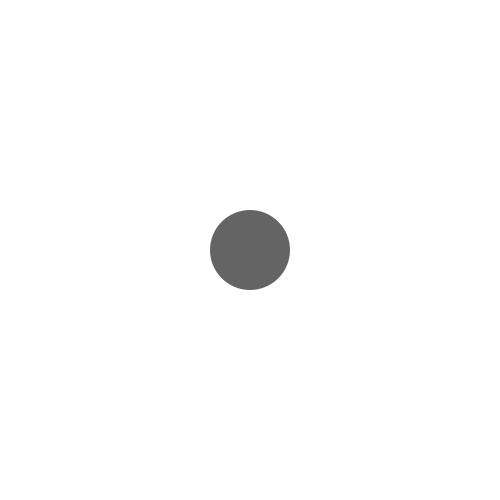
Frame 1 (no input)
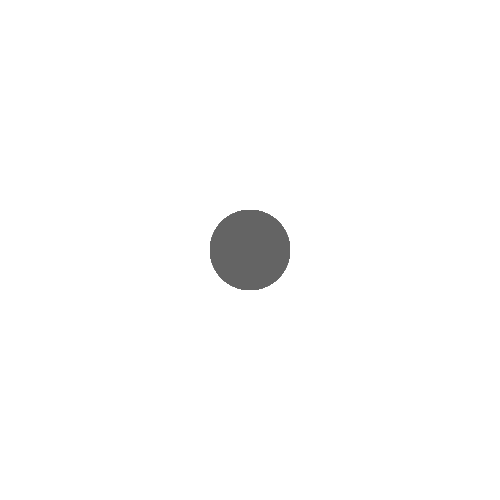
Frame 60 (the mouse pressed at the canvas centre just before this capture)
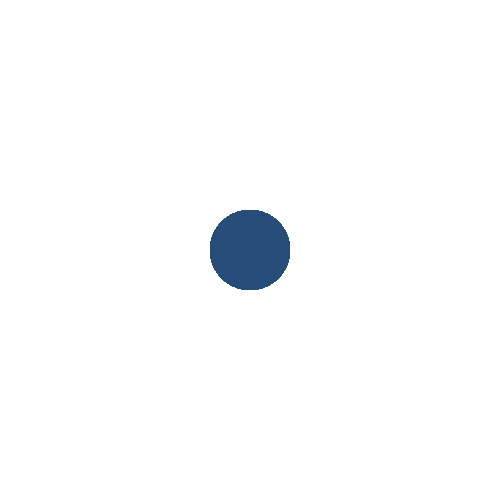
Frame 120 (the mouse held since frame 60 and released just before this capture)

The Processing sketch that drew these frames (run headless with seeded random() and noise(); from frame 60 on, the mouse is pressed at the canvas centre):

// Processing sketch: challenge_1c
// ── challenge_1c.pde
float d;
float r = 80;
color c;
boolean active = false;

void setup() {
  background(255);
  size(500, 500);
}

void draw() {
  noStroke();
  d = dist(width/2, height/2, mouseX, mouseY);
  
  if (d < r/2 && mousePressed == true) {
    c = color (38, 77, 119);//navy-pressed
  } else if (active == true) {
    c = color (235,145,174);//pink - active
  } else if (active == false){
    c = color (100);//gray - inactive
  }
  
  fill(c);
  circle(width/2, height/2, r);
}

void mousePressed() {
  if (d < r/2) {
    active = !active;
  }
}
